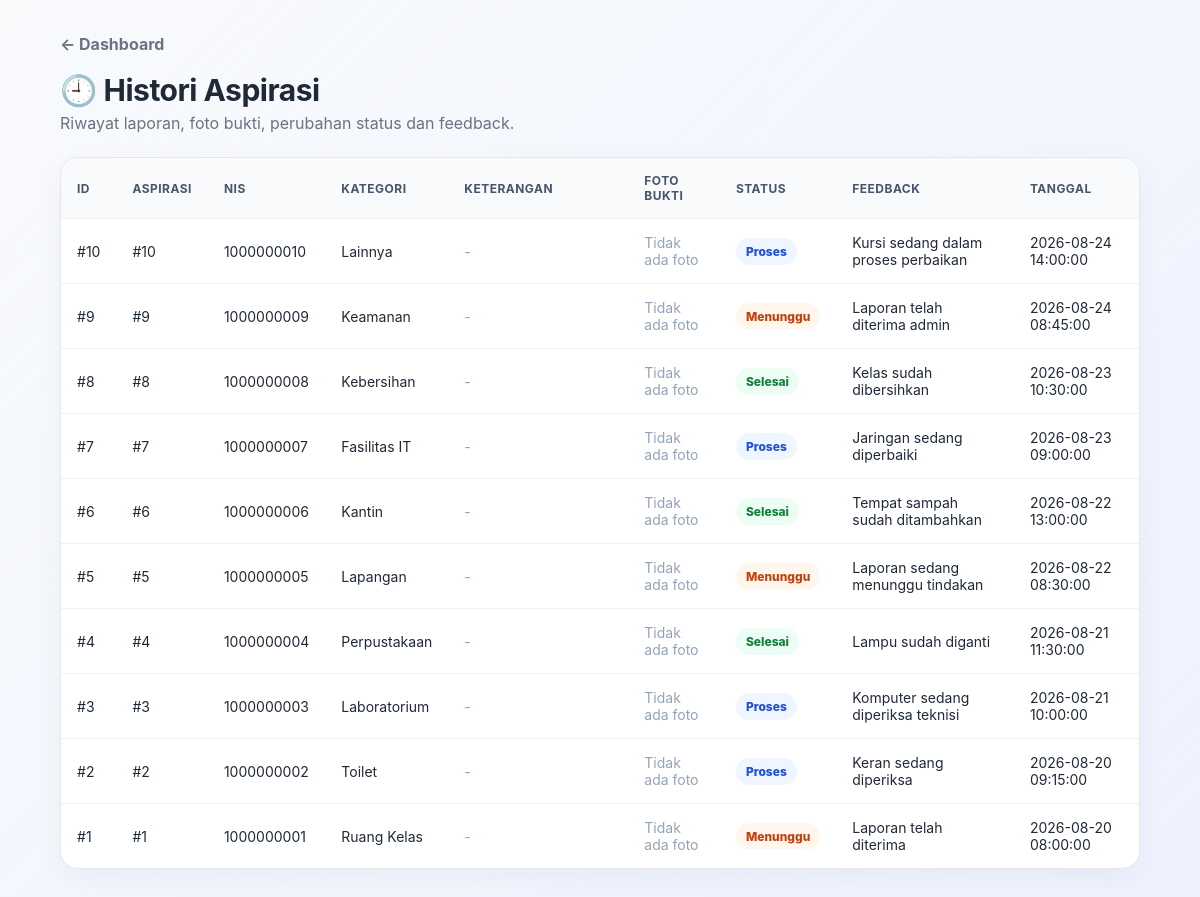
/VIEW/SISWA/v_HistoryAspirasiSiswa.php (signed in), run on the app's committed database.
### tables this page shows
CREATE TABLE `histori` (
  `id_histori` int(5) NOT NULL,
  `id_aspirasi` int(5) NOT NULL,
  `status` enum('Menunggu','Proses','Selesai') NOT NULL,
  `feedback` varchar(255) DEFAULT NULL,
  `tanggal` datetime NOT NULL
);

CREATE TABLE `aspirasi` (
  `id_aspirasi` int(5) NOT NULL,
  `nis` int(10) NOT NULL,
  `id_admin` int(5) DEFAULT NULL,
  `status` enum('Menunggu','Proses','Selesai') NOT NULL DEFAULT 'Menunggu',
  `id_kategori` int(5) NOT NULL,
  `feedback` varchar(255) DEFAULT NULL,
  `foto` varchar(255) DEFAULT NULL,
  `keterangan` text DEFAULT NULL
);

CREATE TABLE `kategori` (
  `id_kategori` int(5) NOT NULL,
  `ket_kategori` varchar(30) NOT NULL
);

### MODEL/config.php (called while the page is built)
<?php
return [
    'host' => 'localhost',
    'username' => 'root',
    'password' => '',
    'database' => 'sarpras',
    'charset' => 'utf8mb4',
];

### MODEL/m_koneksi.php (called while the page is built, shortened)
<?php
class Koneksi
{
    public function __construct()
    {
        $config = require __DIR__ . '/config.php';
        $host = (string) ($config['host'] ?? 'localhost');
        $username = (string) ($config['username'] ?? 'root');
        $password = (string) ($config['password'] ?? '');
        $database = (string) ($config['database'] ?? 'sarpras');
        $port = isset($config['port']) ? (int) $config['port'] : 3306;
        $db = @new mysqli($host, $username, $password, $database, $port);
        $charset = (string) ($config['charset'] ?? 'utf8mb4');
        $this->koneksi = $db;
    }
}

### MODEL/m_histori.php (called while the page is built, shortened)
<?php
require_once __DIR__ . '/m_koneksi.php';
class Histori
{
    private mysqli $db;
    public function __construct()
    {
        $this->db = (new Koneksi())->koneksi;
    }
    public function getAll(): array
    {
        $sql = "SELECT
                    h.id_histori,
                    h.id_aspirasi,
                    a.nis,
                    s.kelas,
                    a.id_kategori,
                    k.ket_kategori,
                    a.foto,
                    a.keterangan,
                    h.status,
                    h.feedback,
                    h.tanggal
                FROM histori h
                JOIN aspirasi a
                    ON h.id_aspirasi = a.id_aspirasi
                JOIN siswa s
                    ON a.nis = s.nis
                JOIN kategori k
                    ON a.id_kategori = k.id_kategori
                ORDER BY
                    h.tanggal DESC,
                    h.id_histori DESC";
        $r = $this->db->query($sql);
        return $r
            ? $r->fetch_all(MYSQLI_ASSOC)
            : [];
    }
}

### VIEW/SISWA/v_HistoryAspirasiSiswa.php (the view, shortened to what this page needs)
<?php
require_once '../../MODEL/m_histori.php';
$h = new Histori();
if (isset($_SESSION['siswa'])) {
    $data = $h->getBySiswa(
        (int)$_SESSION['nis']
    );
} else {
    $data = $h->getAll();
}
$isAdmin = isset($_SESSION['admin']);
?>
<!doctype html>
<html lang="id">
<head>
    <link
        rel="stylesheet"
        href="../../ASSETS/modern.css"
    >
</head>
<body>
<main>
    <a
        class="back"
        href="<?= $isAdmin
            ? '../ADMIN/v_dasbord_admin.php'
            : 'dasbord_siswa.php'
        ?>"
    >
        ← Dashboard
    </a>
    <div class="page-head">
        <div>
            <h1>
                🕘 Histori Aspirasi
            </h1>
            <p>
                Riwayat laporan, foto bukti,
                perubahan status dan feedback.
            </p>
        </div>
    </div>
    <div class="table-card">
        <div class="table-wrap">
            <table>
                <tr>
                    <th>
                        ID
                    </th>
                    <th>
                        Aspirasi
                    </th>
                    <th>
                        NIS
                    </th>
                    <th>
                        Kategori
                    </th>
                    <th>
                        Keterangan
                    </th>
                    <th>
                        Foto Bukti
                    </th>
                    <th>
                        Status
                    </th>
                    <th>
                        Feedback
                    </th>
                    <th>
                        Tanggal
                    </th>
                </tr>
                <?php foreach ($data as $r): ?>
                    <tr>
                        <td>
                            #<?= (int)$r['id_histori'] ?>
                        </td>
                        <td>
                            #<?= (int)$r['id_aspirasi'] ?>
                        </td>
                        <td>
                            <?= htmlspecialchars(
                                $r['nis']
                            ) ?>
                        </td>
                        <td>
                            <?= htmlspecialchars(
                                $r['ket_kategori'] ?? '-'
                            ) ?>
                        </td>
                        <td style="min-width:180px;">
                            <?php if (!empty($r['keterangan'])): ?>
                                <?= nl2br(
                                    htmlspecialchars(
                                        $r['keterangan']
                                    )
                                ) ?>
                            <?php else: ?>
                                <span style="color:#94a3b8;">
                                    -
                                </span>
                            <?php endif; ?>
                        </td>
                        <td>
                            <?php if (!empty($r['foto'])): ?>
                                <a
                                    href="../../ASSETS/GAMBAR/<?= rawurlencode($r['foto']) ?>"
                                    target="_blank"
                                    title="Klik untuk melihat foto"
                                >
                                    <img
                                        src="../../ASSETS/GAMBAR/<?= rawurlencode($r['foto']) ?>"
                                        alt="Bukti Kerusakan"
                                        style="
                                            width:110px;
                                            height:85px;
                                            object-fit:cover;
                                            border-radius:10px;
                                            border:1px solid #e2e8f0;
                                            display:block;
                                            cursor:pointer;
                                        "
                                    >
                                </a>
                                <small
                                    style="
                                        display:block;
                                        margin-top:5px;
                                        color:#64748b;
                                    "
                                >
                                    Klik foto
                                </small>
                            <?php else: ?>
                                <span style="color:#94a3b8;">
                                    Tidak ada foto
                                </span>
                            <?php endif; ?>
                        </td>
                        <td>
                            <?php
                            $statusClass = 'badge-menunggu';
                            if (
                                strtolower($r['status']) ===
                                'proses'
                            ) {
                                $statusClass =
                                    'badge-proses';
                            } elseif (
                                strtolower($r['status']) ===
                                'selesai'
                            ) {
                                $statusClass =
                                    'badge-selesai';
                            }
                            ?>
                            <span
                                class="badge <?= $statusClass ?>"
                            >
                                <?= htmlspecialchars(
                                    $r['status']
                                ) ?>
                            </span>
                        </td>
                        <td>
                            <?= htmlspecialchars(
                                $r['feedback'] ?? '-'
                            ) ?>
                        </td>
                        <td>
                            <?= htmlspecialchars(
                                $r['tanggal']
                            ) ?>
                        </td>
                    </tr>
                <?php endforeach; ?>
            </table>
        </div>
    </div>
</main>
</body>
</html>

### ASSETS/modern.css (style rules this page uses)
:root { --primary:#4f46e5;--primary2:#7c3aed;--dark:#111827;--text:#1f2937;--muted:#6b7280; --bg:#f5f7fb;--white:#fff;--border:#e5e7eb;--success:#16a34a;--warning:#d97706;--danger:#dc2626; }
* { box-sizing:border-box }
html { scroll-behavior:smooth }
body { margin:0;font-family:Inter,Segoe UI,Arial,sans-serif;background:linear-gradient(135deg,#f8fafc,#eef2ff);color:var(--text) }
a { color:inherit }
.container,main { width:min(1180px,90%);margin:34px auto }
.page-head { display:flex;justify-content:space-between;align-items:flex-end;gap:20px;margin-bottom:24px }
.page-head h1 { margin:0 0 5px;font-size:30px;letter-spacing:-.5px }
.page-head p { margin:0;color:var(--muted) }
.table-card { background:#fff;border:1px solid var(--border);border-radius:18px;box-shadow:0 10px 30px #1118270b;overflow:hidden }
.table-wrap { overflow-x:auto }
table { width:100%;border-collapse:collapse;min-width:720px }
th,td { padding:15px 16px;text-align:left;border-bottom:1px solid #eef0f4;font-size:14px }
th { background:#f8fafc;color:#475569;font-size:12px;text-transform:uppercase;letter-spacing:.04em }
tr:last-child td { border-bottom:0 }
.badge { display:inline-flex;padding:6px 10px;border-radius:999px;font-size:12px;font-weight:800 }
.badge-menunggu { background:#fff7ed;color:#c2410c }
.badge-proses { background:#eff6ff;color:#1d4ed8 }
.badge-selesai { background:#ecfdf5;color:#15803d }
.back { display:inline-flex;align-items:center;gap:7px;text-decoration:none;color:var(--muted);font-weight:700;margin-bottom:18px }

### data on the page
histori: id_histori "10", id_aspirasi "10", id_aspirasi.nis "1000000010", kategori.ket_kategori "Lainnya", status "Proses", feedback "Kursi sedang dalam proses perbaikan", tanggal "2026-08-24 14:00:00"
histori: id_histori "9", id_aspirasi "9", id_aspirasi.nis "1000000009", kategori.ket_kategori "Keamanan", status "Menunggu", feedback "Laporan telah diterima admin", tanggal "2026-08-24 08:45:00"
histori: id_histori "8", id_aspirasi "8", id_aspirasi.nis "1000000008", kategori.ket_kategori "Kebersihan", status "Selesai", feedback "Kelas sudah dibersihkan", tanggal "2026-08-23 10:30:00"
histori: id_histori "7", id_aspirasi "7", id_aspirasi.nis "1000000007", kategori.ket_kategori "Fasilitas IT", status "Proses", feedback "Jaringan sedang diperbaiki", tanggal "2026-08-23 09:00:00"
histori: id_histori "6", id_aspirasi "6", id_aspirasi.nis "1000000006", kategori.ket_kategori "Kantin", status "Selesai", feedback "Tempat sampah sudah ditambahkan", tanggal "2026-08-22 13:00:00"
histori: id_histori "5", id_aspirasi "5", id_aspirasi.nis "1000000005", kategori.ket_kategori "Lapangan", status "Menunggu", feedback "Laporan sedang menunggu tindakan", tanggal "2026-08-22 08:30:00"
histori: id_histori "4", id_aspirasi "4", id_aspirasi.nis "1000000004", kategori.ket_kategori "Perpustakaan", status "Selesai", feedback "Lampu sudah diganti", tanggal "2026-08-21 11:30:00"
histori: id_histori "3", id_aspirasi "3", id_aspirasi.nis "1000000003", kategori.ket_kategori "Laboratorium", status "Proses", feedback "Komputer sedang diperiksa teknisi", tanggal "2026-08-21 10:00:00"
histori: id_histori "2", id_aspirasi "2", id_aspirasi.nis "1000000002", kategori.ket_kategori "Toilet", status "Proses", feedback "Keran sedang diperiksa", tanggal "2026-08-20 09:15:00"
histori: id_histori "1", id_aspirasi "1", id_aspirasi.nis "1000000001", kategori.ket_kategori "Ruang Kelas", status "Menunggu", feedback "Laporan telah diterima", tanggal "2026-08-20 08:00:00"
